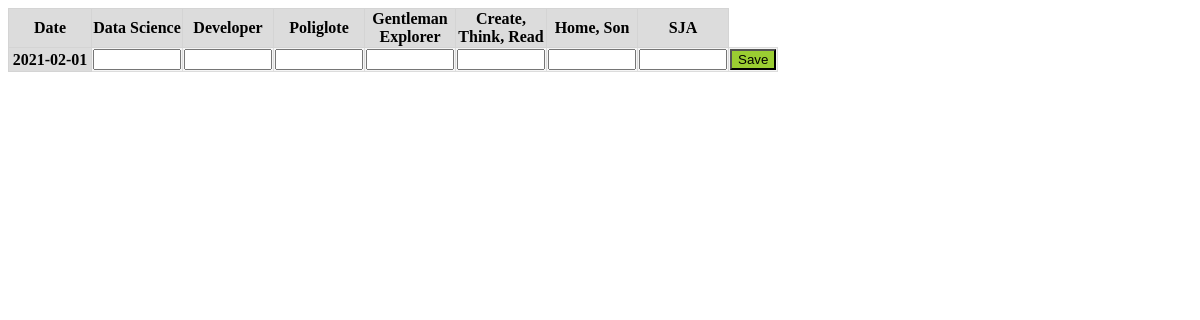
Page /day/edit/2021-02-01 on the earlier database version.
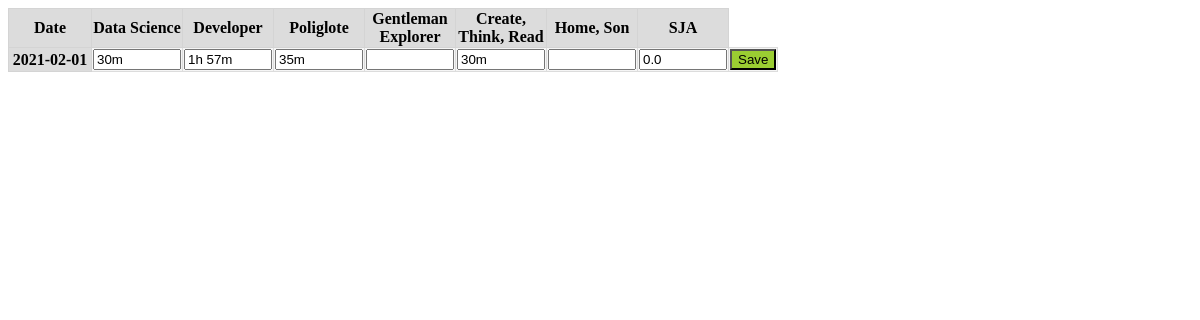
Same page on the later database version.
### mymonth/models.py (models this page shows, shortened)
class Days(db.Model):
    id = db.Column(db.Date, primary_key = True)
    ds = db.Column(db.Interval)   # Data Science
    dev = db.Column(db.Interval)  # Developer
    pol = db.Column(db.Interval)  # Poliglote
    ge = db.Column(db.Interval)   # Gentleman Explorer
    crt = db.Column(db.Interval)  # Create Read Think
    hs = db.Column(db.Interval)   # Home Son
    alk = db.Column(db.Float)     # Alko

### mymonth/routes.py (the view, shortened to what this page needs)
@app.route('/day/edit/<id_day>', methods=['GET', 'POST'])
def edit_day(id_day):
    day = Days.query.get_or_404(date.fromisoformat(id_day))
    form_day = DayEditForm()
    return render_template('edit_day.html', form_day=form_day, day=day, f_string_from_duration=string_from_duration, f_string_from_float=string_from_float)

### mymonth/forms.py
class DayEditForm(FlaskForm):
    id = DateField(label='Date')
    ds = StringField(label='Data Science')
    dev = StringField(label='Developer')
    pol = StringField(label='Poliglote')
    ge = StringField(label='Gentleman Explorer')
    crt = StringField(label='Create, Think, Read')
    hs = StringField(label='Home, Son')
    alk = StringField(label='SJA')
    submit = SubmitField(label='Save')

### mymonth/utils.py (called while the page is built)
def string_from_float(x):
    outcome = x
    if x is None:
        outcome = ''
    return outcome

### mymonth/templates/edit_day.html (shortened to what this page needs)
{% extends "layout.html" %}
{% block content %}
<table>
    <form method="POST" action="">
        <tr>
            <th>{{ form_day.id.label }}</th>
            <th>{{ form_day.ds.label }}</th>
            <th>{{ form_day.dev.label }}</th>
            <th>{{ form_day.pol.label }}</th>
            <th>{{ form_day.ge.label }}</th>
            <th>{{ form_day.crt.label }}</th>
            <th>{{ form_day.hs.label }}</th>
            <th>{{ form_day.alk.label }}</th>
        </tr>
        <tr>
            <th>{{day.id}}</th>
            <td>{{ form_day.ds(style="width: 80px", value=f_string_from_duration(day.ds)) }}</td>
            <td>{{ form_day.dev(style="width: 80px", value=f_string_from_duration(day.dev)) }}</td>
            <td>{{ form_day.pol(style="width: 80px", value=f_string_from_duration(day.pol)) }}</td>
            <td>{{ form_day.ge(style="width: 80px", value=f_string_from_duration(day.ge)) }}</td>
            <td>{{ form_day.crt(style="width: 80px", value=f_string_from_duration(day.crt)) }}</td>
            <td>{{ form_day.hs(style="width: 80px", value=f_string_from_duration(day.hs)) }}</td>
            <td>{{ form_day.alk(style="width: 80px", value=f_string_from_float(day.alk)) }}</td>
            <td>{{ form_day.submit(class="btn_edit_day_save") }}</td>
        </tr>
    </form>
</table>
{% endblock content %}

### mymonth/templates/layout.html (shortened to what this page needs)
<!DOCTYPE html>
<html lang="en">
<head>
    <link rel="stylesheet" href="{{ url_for('static', filename='styles.css')}}">
</head>
<body>
    {% block content %}{% endblock %}
</body>
</html>

### mymonth/static/styles.css (style rules this page uses)
table { border-spacing: 1px; border-collapse: collapse; }
td { background-color: whitesmoke; border: 1px solid gainsboro; }
th { background-color: gainsboro; border: 1px solid rgb(212, 212, 212); width: 80px; }
.btn_edit_day_save { background-color: yellowgreen; }

Differences in the rows shown:
changed Days "2021-02-01": ds (not shown) → "30m"; dev (not shown) → "1h 57m"; pol (not shown) → "35m"; crt (not shown) → "30m"; alk (not shown) → "0.0"
